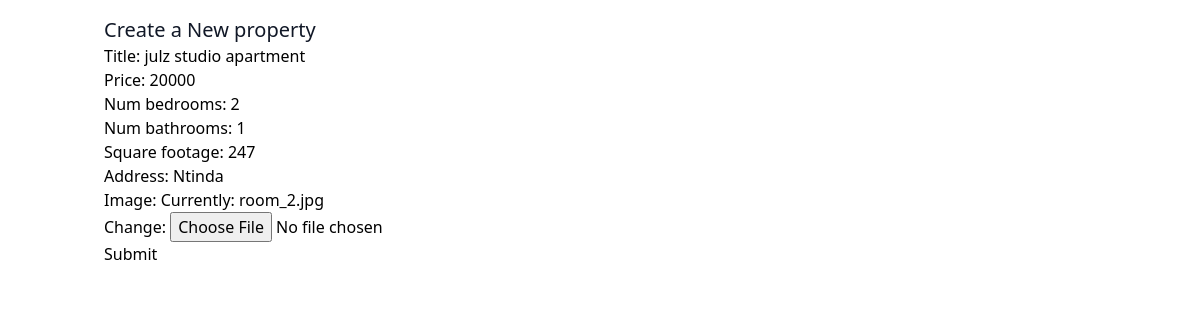
The page /properties/2/edit/ on the database its author committed.
### properties/models.py (models this page shows, shortened)
class property(models.Model):
    title = models.CharField(max_length=150) #means data is string
    price = models.IntegerField()
    num_bedrooms = models.IntegerField()
    num_bathrooms = models.IntegerField()
    square_footage = models.IntegerField()
    address = models.CharField(max_length=150)
    image = models.ImageField()

### properties/views.py (the view)
# urls.py: path('properties/<pk>/edit/', property_update),
def property_update(request, pk):
    properties = property.objects.get(id=pk)
    form = propertyForm(instance=properties)
    if request.method == "POST":
        form = propertyForm(request.POST, instance=properties, files=request.FILES )
        if form.is_valid():
            form.save()
            return redirect("/")
    context = {
        "form": form
    }
    return render(request, "property_update.html", context)

### properties/forms.py
class propertyForm(ModelForm):
    class Meta:
        model = property
        fields = [
            "title",
            "price",
            "num_bedrooms",
            "num_bathrooms",
            "square_footage",
            "address",
            "image"
        ]

### templates/property_update.html (shortened to what this page needs)
{% extends "base.html" %}
{% block content %}
<hl class="text-xl text-gray-900"> Create a New property</hl>
<form method="post" enctype="multipart/form-data">
    {{form.as_p}}
    <button type="submit">Submit</button>
</form>
{% endblock %}

### rows shown on the page
property: title "julz studio apartment", price "20000", num_bedrooms "2", num_bathrooms "1", square_footage "247", address "Ntinda"
